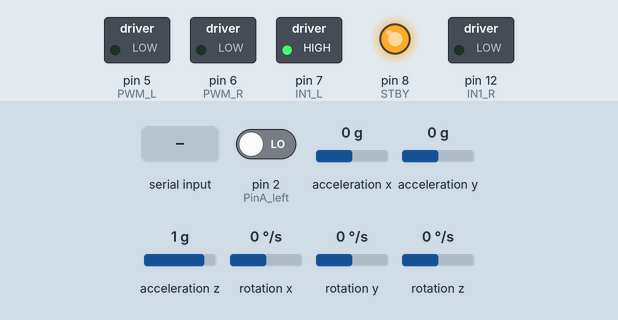
This sketch was run on a simulated Arduino Uno, built with avr-gcc and run on an emulated ATmega328P. Parts: switched loads named in the sketch (green lamp = pin HIGH), output pins drawn as LEDs (lit = HIGH). The test bench sets the inputs (shaded band); at power-on: pin 2 (PinA_left) LOW, acceleration x 0 g, acceleration y 0 g, acceleration z 1 g, rotation x 0 °/s, rotation y 0 °/s, rotation z 0 °/s. Random numbers use the default seed unless the sketch sets one; what the sketch prints to the serial monitor is not drawn.

Above: at 2.7 s.
2.8 s: "90,45\n" received over the second serial link
At 3.9 s:
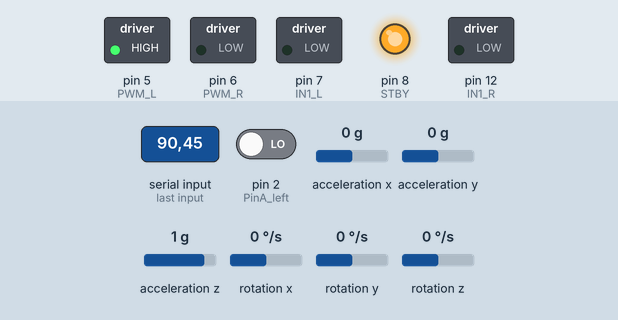
4.4 s: "5\n" received over the second serial link
At 5.1 s:
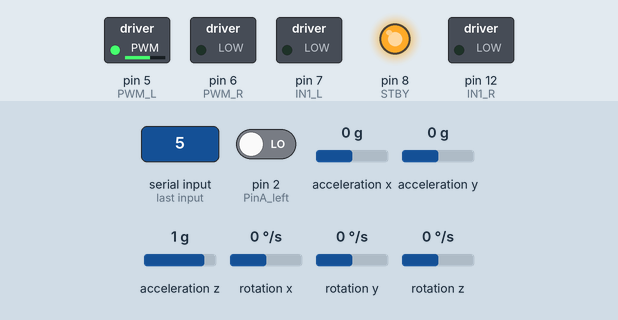
6.0 s: "30,150\n" received over the second serial link
At 7.6 s:
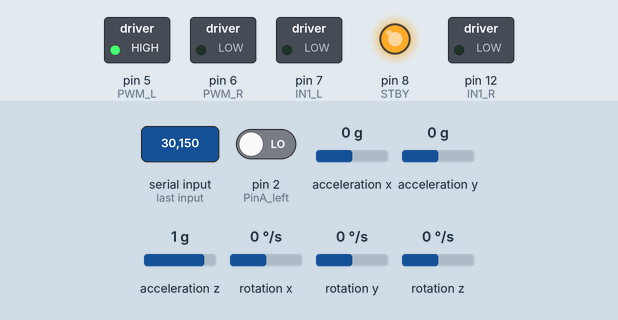
Timing chart, 0 to 9.1 s (numbered marks = the images above; inputs shaded):
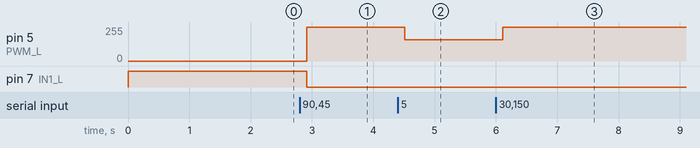

Measured:
- after the input at 2.8 s, pin 5 (PWM_L): 0/255 → 255/255 after 0.11 s; pin 7 (IN1_L): HIGH → LOW after 0.11 s
- after the input at 4.4 s, pin 5 (PWM_L): 255/255 → 159/255 after 0.11 s
- after the input at 6.0 s, pin 5 (PWM_L): 159/255 → 255/255 after 0.11 s

The sketch:

base_lab4.ino
```cpp
/* Include necessary header files */
#include <Wire.h>
#include <MsTimer2.h>
#include "I2Cdev.h"
#include "MPU6050.h"
#include <math.h>

#include <SoftwareSerial.h>
SoftwareSerial BTserial(10, 13); // RX | TX
// Connect the HC-06 TX to the Arduino RX on pin 10.
// Connect the HC-06 RX to the Arduino TX on pin 13.

/* TB6612FNG motor driver signal pins */
#define IN1_L 7
#define IN1_R 12
#define PWM_L 5
#define PWM_R 6
#define STBY 8

/* Encoder count signal pins */
#define PinA_left 2
#define PinA_right 4

/* Sensor Reading Variables */
MPU6050 mpu; //Instantiate a MPU6050 object with the object name MPU.
int16_t ax, ay, az, gx, gy, gz; // Variables for IMU readings
volatile long right_encoder = 0;
volatile long left_encoder = 0;
/*
 The volatile long type is used to ensure that the value is valid when the external
 interrupt pulse count value is used in other functions
 */
float num_of_encoder_counts_per_rev = 780.0;
float thousand_by_num_of_encoder_counts_per_rev = 1000.0/num_of_encoder_counts_per_rev;

/* IMU Callibration Variables */
long gyroXCalli = -105, gyroYCalli = 49, gyroZCalli = 77; // Obtained by callibrating gyroscope values
long accelXCalli = -1204, accelYCalli = 185, accelZCalli = 17120 - 16384; // Obtained by callibrating accelerometer values

//long gyroXCalli = 0, gyroYCalli = 0, gyroZCalli = 0; // Obtained by callibrating gyroscope values
//long accelXCalli = 0, accelYCalli = 0, accelZCalli = 0; // Obtained by callibrating accelerometer values

/* Motor PWM Input Values */
long motor_left = 0;
long motor_right = 0;

/* Time variables */
unsigned long time;
unsigned long prev_time_encoder = 0;
unsigned long startTime_left = 0;
unsigned long startTime_right = 0;
int sampling_rate = 200; // in milliseconds
unsigned long estimateTimer;

/* Encoder to speed measurement variables */

int encoder_count_max = 20;
float motor_left_ang_vel = 0;
float motor_right_ang_vel = 0;

/* Robot parameters */

float wheel_rad = 0.0335; // radius of the wheel in metres
float lat_dist = 0.194; // distance between ends of the wheels in metres

/********************Initialization settings********************/
void setup() {

  /* TB6612FNGN Motor Driver module control signal initialization */
  pinMode(IN1_L, OUTPUT); //Control the direction of motor 1, 1 is forward, 0 is reverse
  pinMode(IN1_R, OUTPUT); //Control the direction of motor 1, 1 is forward, 0 is reverse
  pinMode(PWM_L, OUTPUT); //PWM of left motor
  pinMode(PWM_R, OUTPUT); //PWM of right motor
  pinMode(STBY, OUTPUT); //enable TB6612FNG

  /* Initializing motor drive module */
  digitalWrite(IN1_L, HIGH);
  digitalWrite(IN1_R, LOW);
  digitalWrite(STBY, HIGH);
  analogWrite(PWM_L, 0);
  analogWrite(PWM_R, 0);

  /* Initialize I2C bus */
  Wire.begin(); //Add I2C bus sequence
  Serial.begin(57600); //Open the serial port and set the baud rate
  delay(1500);
  mpu.initialize(); //Initialization MPU6050
  delay(2);

  /*
   Uncomment the next two lines only once and store the callibration values in the
   global variables defined for callibration
  */
//  callibrateGyroValues();
//  callibrateAccelValues();

  time = millis();
  startTime_left = millis();
  startTime_right = millis();
  estimateTimer = millis();

  /* Interrupt function to count the encoder pulses */
  attachInterrupt(digitalPinToInterrupt(PinA_left), encoder_left, CHANGE);
  /*
  Timing interrupt settings, using MsTimer2. Because PWM uses a timer to control the
  duty cycle, it is important to look at the pin port corresponding to the timer when
  using timer.
  */
  MsTimer2::set(sampling_rate, mainfunc);
  MsTimer2::start();

  Serial.print("Setup Done!\n");

  BTserial.begin(57600);
}

/***************************************************************************************/
/*
 This section contains functions that you can use to build your controllers
*/
/***************************************************************************************/

/*
encoder_left() counts encoder pulses of the left wheel motor and stores it in a
global variable 'left_encoder'
*/
void encoder_left(){left_encoder++;}

/*
encoder_right() counts encoder pulses of the right wheel motor and stores it in a
global variable 'right_encoder'
*/
void encoder_right(){right_encoder++;}


/*
SetLeftWheelSpeed() takes one input which will be set as the PWM input to the left motor.
If the value is outside the range (-255,255), then the input will be saturated and the
motor PWM will be set. The value is also written to the global variable 'motor_left'
*/
void SetLeftWheelSpeed(double speed_val)
{
  // Saturate the input to the range (-255,255)
  if (speed_val > 255) { speed_val = 255; }
  else if (speed_val < -255) { speed_val = -255; }

  motor_left = speed_val;

  if (speed_val < 0)
  {
    digitalWrite(IN1_L, 1);
    analogWrite(PWM_L, -speed_val);
  }
  else
  {
    digitalWrite(IN1_L, 0);
    analogWrite(PWM_L, speed_val);
  }
}

/*
SetRightWheelSpeed() takes one input which will be set as the PWM input to the right motor.
If the value is outside the range (-255,255), then the input will be saturated and the
motor PWM will be set. The value is also written to the global variable 'motor_right'
*/
void SetRightWheelSpeed(double speed_val)
{
  // Saturate the input to the range (-255,255)
  if (speed_val > 255) { speed_val = 255; }
  else if (speed_val < -255) { speed_val = -255; }

  motor_right = speed_val;

  if (speed_val < 0)
  {
    digitalWrite(IN1_R, 1);
    analogWrite(PWM_R, -speed_val);
  }
  else
  {
    digitalWrite(IN1_R, 0);
    analogWrite(PWM_R, speed_val);
  }
}

/*
readIMU() creates an MPU6050 class object and calls the function to read the six axis IMU.
The values are stored in the global variables ax,ay,az,gx,gy,gz where ax,ay,az are the
accelerometer readings and gx,gy,gz are the gyroscope readings.
*/
void readIMU()
{
  MPU6050 mpu_obj;
  mpu_obj.getMotion6(&ax,&ay,&az,&gx,&gy,&gz);
}

/*
readEncoder() takes the encoder pulse counts and calculates the angular velocities of the
wheels and stores it in the global variables 'motor_left_ang_vel' and 'motor_right_ang_vel'
*/
void readEncoder()
{
  // Encoder Calculations
  // angular velocity = (encoder_reading/num_of_counts_per_rotation)*(2*pi/sampling_time)

  motor_left_ang_vel = (float) 2 * 3.1415 * left_encoder * (float)thousand_by_num_of_encoder_counts_per_rev / (float)(time - startTime_left);
  if (motor_left < 0){
    motor_left_ang_vel = -motor_left_ang_vel;}
  startTime_left = time;
  left_encoder = 0;

  motor_right_ang_vel = motor_left_ang_vel;

//  motor_right_ang_vel = (float) 2 * 3.1415 * right_encoder * (float)thousand_by_num_of_encoder_counts_per_rev / (float)(time - startTime_right);
//  if (motor_right < 0){
//    motor_right_ang_vel = -motor_right_ang_vel;}
//  startTime_right = time;
//  right_encoder = 0;
}

/*
printIMU() prints the IMU readings to the serial monitor in the following format:
ax,ay,az,gx,gy,gz
*/
void printIMU()
{
  Serial.print(ax);
  Serial.print(',');
  Serial.print(ay);
  Serial.print(',');
  Serial.print(az);
  Serial.print(',');
  Serial.print(gx);
  Serial.print(',');
  Serial.print(gy);
  Serial.print(',');
  Serial.print(gz);
  Serial.print('\n');
}

/*
printEncoder() prints the encoder readings to the serial monitor in the following format:
motor_left_ang_vel, motor_right_ang_vel
*/
void printEncoder()
{
  Serial.print(motor_left_ang_vel);
  Serial.print(',');
  Serial.print(motor_right_ang_vel);
  Serial.print('\n');
}

/*
printAllData() prints the IMU readings, encoder readings and PWM inputs to the motor to
the serial monitor in the following format:
ax,ay,az,gx,gy,gz,motor_left_ang_vel,motor_right_ang_vel,motor_left,motor_right
*/
void printAllData()
{
  Serial.print(time);
  Serial.print(',');
  Serial.print(ax);
  Serial.print(',');
  Serial.print(ay);
  Serial.print(',');
  Serial.print(az);
  Serial.print(',');
  Serial.print(gx);
  Serial.print(',');
  Serial.print(gy);
  Serial.print(',');
  Serial.print(gz);
  Serial.print(',');
  Serial.print(motor_left_ang_vel);
  Serial.print(',');
  Serial.print(motor_right_ang_vel);
  Serial.print(',');
  Serial.print(motor_left);
  Serial.print(',');
  Serial.print(motor_right);
  Serial.print('\n');
}

/*
callibrateGyroValues() gets the gyroscope readings n times and calculates the average of
the values to find the sensor bias. The callibration values are printed as:
gyroXCalli,gyroYCalli,gyroZCalli
*/
void callibrateGyroValues()
{
    int n = 10000;
    for (int i=0; i < n; i++)
    {
      readIMU();
      gyroXCalli = gyroXCalli + gx;
      gyroYCalli = gyroYCalli + gy;
      gyroZCalli = gyroZCalli + gz;
    }
    gyroXCalli = gyroXCalli/n;
    gyroYCalli = gyroYCalli/n;
    gyroZCalli = gyroZCalli/n;
    Serial.print(gyroXCalli);
    Serial.print(',');
    Serial.print(gyroYCalli);
    Serial.print(',');
    Serial.print(gyroZCalli);
    Serial.print('\n');
}

/*
callibrateAccelValues() gets the accelerometer readings n times and calculates the average of
the values to find the sensor bias. The callibration values are printed as:
accelXCalli,accelYCalli,accelZCalli
*/
void callibrateAccelValues()
{
    int n = 10000;
    for (int i=0; i < n; i++)
    {
      readIMU();
      accelXCalli = accelXCalli + ax;
      accelYCalli = accelYCalli + ay;
      accelZCalli = accelZCalli + az;
    }
    accelXCalli = accelXCalli/n;
    accelYCalli = accelYCalli/n;
    accelZCalli = accelZCalli/n;
    Serial.print(accelXCalli);
    Serial.print(',');
    Serial.print(accelYCalli);
    Serial.print(',');
    Serial.print(accelZCalli);
    Serial.print('\n');
}

/***************************************************************************************/
/***************** Write your custom variables and functions below *********************/
/***************************************************************************************/

float Ax, Ay, Az, Gx, Gy, Gz;
float theta, thetaDot, x, xDot;
float randomInput;

void correctIMU(){
  Ax = (float(ax - accelXCalli)*9.81)/16384.0;
  Ay = (float(ay - accelYCalli)*9.81)/16384.0;
  Az = (float(az - accelZCalli)*9.81)/16384.0;

  Gx = (float(gx - gyroXCalli)*PI)/(131.0*180.0);
  Gy = (float(gy - gyroYCalli)*PI)/(131.0*180.0);
  Gz = (float(gz - gyroZCalli)*PI)/(131.0*180.0);
}

void printCalIMU(){
  Serial.print(Ax);
  Serial.print(',');
  Serial.print(Ay);
  Serial.print(',');
  Serial.print(Az);
  Serial.print(',');
  Serial.print(Gx);
  Serial.print(',');
  Serial.print(Gy);
  Serial.print(',');
  Serial.print(Gz);
  Serial.print('\n');
}

void stateEstimate(){
  long elapsedTime = millis() - estimateTimer;

  float alpha = 0.97;
  theta = alpha*(theta + ((Gx*float(elapsedTime))/1000.0)) + (1.0 - alpha)*atan(Ay/sqrt(pow(Ax,2.0) + pow(Az,2.0)));

  thetaDot = Gx;

  xDot = motor_left_ang_vel*0.0335;
  x = x + (xDot*elapsedTime)/1000.0;

  estimateTimer = millis();
}

void PD(){
  float Kp = 90;
  float Kd = 2;

  float errorTheta = 0.0 - theta;
  float errorThetaDot = 0.0 - thetaDot;

  float output = Kp*errorTheta + Kd*errorThetaDot;
  int outputScaled = -31.875*output;

  SetRightWheelSpeed(outputScaled);
  SetLeftWheelSpeed(outputScaled);
}

void LQR(){
  float K[4] = {-0.0500, -0.0341, 58.5291, 1.3097};

  float errorX = 0.0 - x;
  float errorXDot = 0.0 - xDot;
  float errorTheta = 0.0 - theta;
  float errorThetaDot = 0.0 - thetaDot;

  float output = K[0]*errorX + K[1]*errorXDot + K[2]*errorTheta + K[3]*errorThetaDot;
  int outputScaled = -output*1.5227*31.875;

  SetRightWheelSpeed(outputScaled);
  SetLeftWheelSpeed(outputScaled);
}

void sysIDLQR(){
//  float K[4] = {-0.3162, -0.1594, 40.5810, 1.9729};

  float K[4] = {-0.0500, -0.0341, 58.5291, 1.3097};

  float errorX = 0.0 - x;
  float errorXDot = 0.0 - xDot;
  float errorTheta = 0.0 - theta;
  float errorThetaDot = 0.0 - thetaDot;

  float output = K[0]*errorX + K[1]*errorXDot + K[2]*errorTheta + K[3]*errorThetaDot;

  float FREQS[5] = {1.8850, 3.3520, 5.9608, 10.5999, 18.8496};
  float freq = FREQS[4] / 1000;
  float amp = 4;

//  int outputScaled = -output*1.5227*31.875 - amp*sin(freq*time)*31.875;

  float randFloat = float(random(20000)-10000)/10000.0;

  int outputScaled = -output*1.5227*31.875 - amp*randFloat*31.875;

  randomInput = -amp*randFloat;

  SetRightWheelSpeed(outputScaled);
  SetLeftWheelSpeed(outputScaled);
}

/*
 The below code parses the data received from MATLAB
*/

const byte buffSize = 32;
char inputSeveral[buffSize]; // space for 31 chars and a terminator

byte maxChars = 12; // a shorter limit to make it easier to see what happens
                           //   if too many chars are entered
float data_MATLAB = 0.0;

float getdatafromMATLAB()
{

    // Function credits: https://forum.arduino.cc/index.php?topic=236162.0

    // this function takes the characters from the serial input and converts them
    // to a single floating point value using the function "atof()"

    // a similar approach can be used to read an integer value if "atoi()" is used

    // first read severalChars into the array inputSeveral
    inputSeveral[0] = 0;
    byte charCount = 0;
    byte ndx = 0;

    if (BTserial.available() > 0) {
      long time = micros();
      while (BTserial.available() > 0) {
        if (ndx > maxChars - 1) {
          ndx = maxChars;
        }
        inputSeveral[ndx] = BTserial.read();
        ndx ++;
        charCount ++;
      }
      if (ndx > maxChars) {
        ndx = maxChars;
      }
      inputSeveral[ndx] = 0;

       // and then convert the string into a floating point number

      data_MATLAB = atof(inputSeveral); // atof gives 0.0 if the characters are not a valid number

      int outputScaled = data_MATLAB*31.875;
      SetLeftWheelSpeed(outputScaled);

//      Serial.print("Data from MATLAB -- ");
//      Serial.println(data_MATLAB, 3); // the number specifies how many decimal places
    }
}

/*
mainfunc() is the function that is called at your specified sampling rate. The default
sampling rate is 5ms. This function will be called at every sampling instance.
*/
void mainfunc()
{
  /* Do not modify begins*/
  sei();
  time = millis();
  if (time - prev_time_encoder >= encoder_count_max)
  {
    readEncoder();
    prev_time_encoder = time;
  }

  readIMU();

  /* Do not modify ends*/
  /*Write your code below*/
  correctIMU();
  stateEstimate();

//  PD();
//  LQR();
//  sysIDLQR();

//  printCalIMU();

  BTserial.print("* ");
  BTserial.print(time);
  BTserial.print(" ");
  BTserial.print(theta);
  BTserial.print(" ");
  BTserial.print(thetaDot);
  BTserial.print(" ");
  BTserial.print(x);
  BTserial.print(" ");
  BTserial.print(xDot);
  BTserial.print(" ");
  BTserial.print(motor_left_ang_vel);
  BTserial.print(" ");
  BTserial.print(motor_right_ang_vel);
  BTserial.print(" ");
  BTserial.print(motor_left);
  BTserial.print(" ");
  BTserial.print(motor_right);
  BTserial.print(" *");
  BTserial.print("\n");

  getdatafromMATLAB();

//  BTserial.print(time);
//  BTserial.print(',');
//  BTserial.print(theta);
//  BTserial.print(',');
//  BTserial.print(thetaDot);
//  BTserial.print(',');
//  BTserial.print(x);
//  BTserial.print(',');
//  BTserial.print(xDot);
//  BTserial.print(',');
//  BTserial.print(motor_left_ang_vel);
//  BTserial.print(',');
//  BTserial.print(motor_right_ang_vel);
//  BTserial.print(',');
//  BTserial.print(motor_left);
//  BTserial.print(',');
//  BTserial.print(motor_right);
//  BTserial.print('\n');

  /***********************/
}

void loop()
{

}
```
